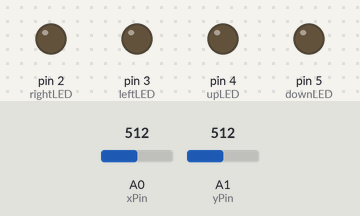
The sketch below on a simulated Arduino Uno, built with avr-gcc and run on an emulated ATmega328P. Parts: output pins drawn as LEDs (lit = HIGH). The test bench sets the inputs (shaded band); at power-on: A0 (xPin) = 512, A1 (yPin) = 512.

Above: at 1.2 s.
1.3 s: A0 (xPin) set to 686
2.8 s: A0 (xPin) set to 716
At 3.7 s:
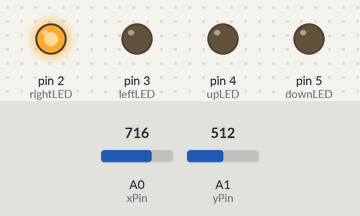
4.3 s: A0 (xPin) set to 290
At 5.2 s:
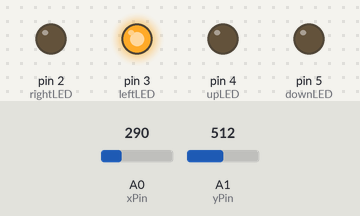
5.8 s: A0 (xPin) set to 315
At 6.6 s:
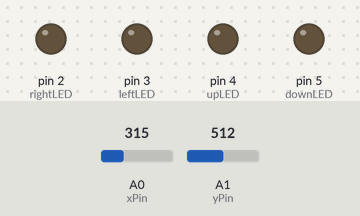
7.3 s: A1 (yPin) set to 691
8.8 s: A1 (yPin) set to 711
At 9.4 s:
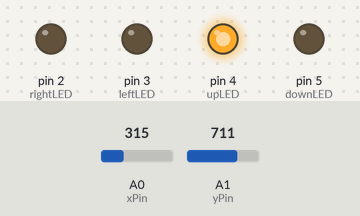
Timing chart, 0 to 11.3 s (numbered marks = the images above; inputs shaded):
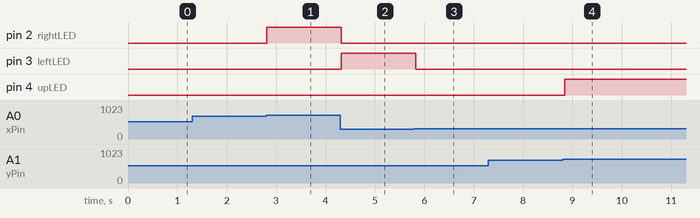

The sketch:

Joystick-LED-Control.ino
```cpp
int xPin = A0;
int yPin = A1;

int rightLED = 2;
int leftLED  = 3;
int upLED    = 4;
int downLED  = 5;

void setup() {

  pinMode(rightLED, OUTPUT);
  pinMode(leftLED, OUTPUT);
  pinMode(upLED, OUTPUT);
  pinMode(downLED, OUTPUT);

  Serial.begin(9600);
}

void loop() {

  int xValue = analogRead(xPin);
  int yValue = analogRead(yPin);

  // Sab LEDs OFF
  digitalWrite(rightLED, LOW);
  digitalWrite(leftLED, LOW);
  digitalWrite(upLED, LOW);
  digitalWrite(downLED, LOW);

  // RIGHT
  if (xValue > 700) {
    digitalWrite(rightLED, HIGH);
  }

  // LEFT
  else if (xValue < 300) {
    digitalWrite(leftLED, HIGH);
  }

  // UP
  else if (yValue > 700) {
    digitalWrite(upLED, HIGH);
  }

  // DOWN
  else if (yValue < 300) {
    digitalWrite(downLED, HIGH);
  }

  // CENTER = sab OFF

  delay(50);
}
```

Measured:
- the behaviour switches between 700 and 701 on A0 (xPin) (found by bisection; images 0 and 1)
- the behaviour switches between 299 and 300 on A0 (xPin) (found by bisection; images 2 and 3)
- the behaviour switches between 700 and 701 on A1 (yPin) (found by bisection; images 3 and 4)
- after the input at 1.3 s, every drawn part: stays the same
- after the input at 2.8 s, pin 2 (rightLED): LOW → HIGH at once
- after the input at 4.3 s, pin 2 (rightLED): HIGH → LOW at once; pin 3 (leftLED): LOW → HIGH at once
- after the input at 5.8 s, pin 3 (leftLED): HIGH → LOW at once
- after the input at 7.3 s, every drawn part: stays the same
- after the input at 8.8 s, pin 4 (upLED): LOW → HIGH at once
